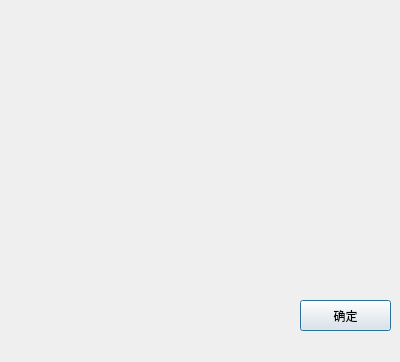
<?xml version="1.0" encoding="UTF-8"?>
<ui version="4.0">
 <class>updateDialog</class>
 <widget class="QDialog" name="updateDialog">
  <property name="geometry">
   <rect>
    <x>0</x>
    <y>0</y>
    <width>400</width>
    <height>362</height>
   </rect>
  </property>
  <property name="windowTitle">
   <string>Dialog</string>
  </property>
  <widget class="QPushButton" name="confirmButton">
   <property name="geometry">
    <rect>
     <x>300</x>
     <y>300</y>
     <width>91</width>
     <height>31</height>
    </rect>
   </property>
   <property name="text">
    <string>确定</string>
   </property>
  </widget>
  <widget class="QLabel" name="label">
   <property name="geometry">
    <rect>
     <x>30</x>
     <y>10</y>
     <width>351</width>
     <height>271</height>
    </rect>
   </property>
   <property name="text">
    <string/>
   </property>
  </widget>
 </widget>
 <resources/>
 <connections/>
</ui>
